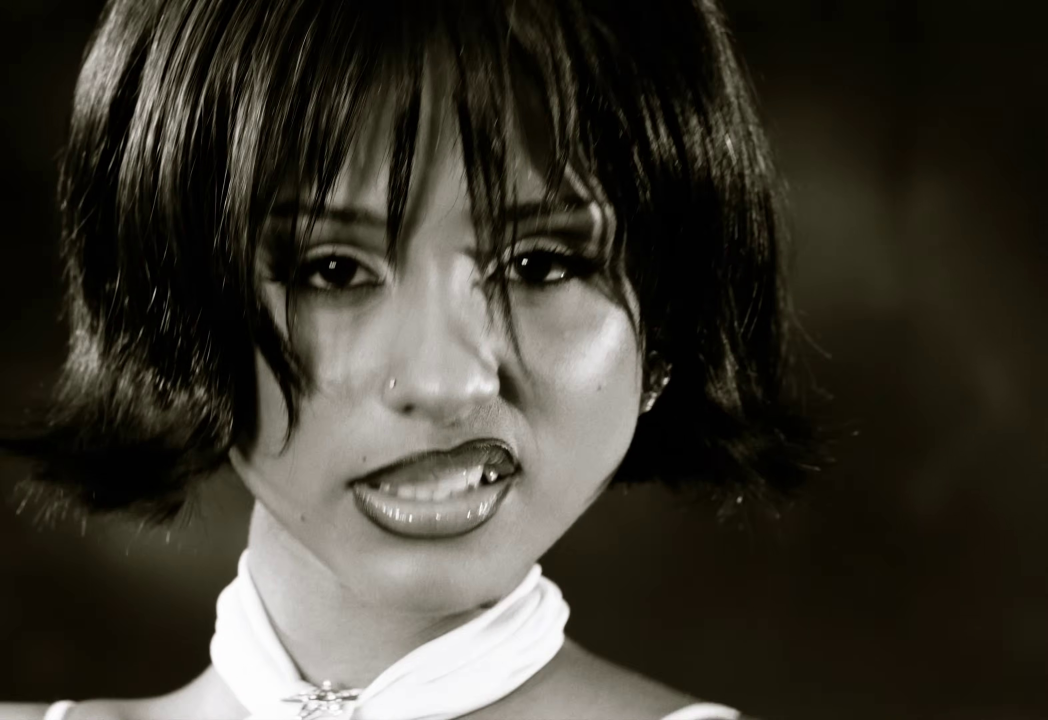
#> input picture media/stego_image.png, 3142 x 2160 px (shown at 1/3 size)
$ python -i adaptive_stego.py   (imports and definitions only)   (older library calls are emulated)
#> lines starting #> are read from the running program, lines starting #| are printed output that depends on the picture
# adaptive_stego.py
"""
Adaptive LSB-MSB Steganography with Edge-Adaptive Enhancement

Implements the algorithm from:
"An Adaptive Image Steganography Technique Using LSB and MSB"
by A. Lakkshmaan, P. U. Dharia, F. Gandhi (2013)

Enhanced with:
- Edge-adaptive embedding using Sobel edge detection
- Integration with AES-CTR encryption
"""

import numpy as np
import cv2
from typing import Tuple, List
import base64


class AdaptiveSteganography:
    """
    Adaptive LSB-MSB Steganography with Edge-Adaptive Enhancement
    """

    def __init__(self, block_size=8, edge_threshold=30):
        """
        Args:
            block_size: Size of image blocks (default 8x8)
            edge_threshold: Threshold for edge detection (higher = only strong edges)
        """
        self.BLOCK_SIZE = block_size
        self.EDGE_THRESHOLD = edge_threshold

    def _compute_edge_map(self, image: np.ndarray) -> np.ndarray:
        """
        Compute edge magnitude using Sobel operator
        Higher values indicate edge regions where embedding is less detectable
        """
        # Convert to grayscale if needed
        if len(image.shape) == 3:
            gray = cv2.cvtColor(image, cv2.COLOR_BGR2GRAY)
        else:
            gray = image.copy()

        # Compute Sobel gradients
        sobelx = cv2.Sobel(gray, cv2.CV_64F, 1, 0, ksize=3)
        sobely = cv2.Sobel(gray, cv2.CV_64F, 0, 1, ksize=3)

        # Edge magnitude
        edge_magnitude = np.sqrt(sobelx**2 + sobely**2)
        return edge_magnitude

    def _partition_into_blocks(self, image: np.ndarray) -> List[np.ndarray]:
        """
        Partition image into 8x8 blocks
        Returns list of blocks
        """
        h, w = image.shape[:2]
        blocks = []

        for i in range(0, h - self.BLOCK_SIZE + 1, self.BLOCK_SIZE):
            for j in range(0, w - self.BLOCK_SIZE + 1, self.BLOCK_SIZE):
                block = image[i:i+self.BLOCK_SIZE, j:j+self.BLOCK_SIZE]
                blocks.append((block, i, j))

        return blocks

    def _compute_mean_of_medians(self, block: np.ndarray) -> float:
        """
        Compute mean-of-medians (Me) for a block
        1. Find median of each column
        2. Compute mean of these medians
        """
        if len(block.shape) == 3:
            block = cv2.cvtColor(block, cv2.COLOR_BGR2GRAY)

        medians = []
        for col_idx in range(block.shape[1]):
            column = block[:, col_idx]
            medians.append(np.median(column))

        mean_of_medians = np.mean(medians)
        return mean_of_medians

    def _get_embedding_case(self, p1: int, p2: int) -> int:
        """
        Determine embedding case based on MSB patterns

        Case 0: MSB(p1)==MSB(p2)==0 -> embed in bit 1 of both pixels
        Case 1: MSB(p1)==1, MSB(p2)==0 -> embed in bits 2,3 of p1 and bit 1 of p2
        Case 2: MSB(p1)==0, MSB(p2)==1 -> embed in bit 1 of p1 and bits 2,3 of p2
        Case 3: MSB(p1)==MSB(p2)==1 -> embed in bits 2,3 of both pixels
        """
        msb_p1 = (p1 >> 7) & 1
        msb_p2 = (p2 >> 7) & 1

        if msb_p1 == 0 and msb_p2 == 0:
            return 0
        elif msb_p1 == 1 and msb_p2 == 0:
            return 1
        elif msb_p1 == 0 and msb_p2 == 1:
            return 2
        else:  # both MSBs are 1
            return 3

    # [32 lines left out: function _embed_bits_in_pixel_pair, not called in this run]

    def _extract_bits_from_pixel_pair(self, p1: int, p2: int) -> List[int]:
        """
        Extract embedded bits from pixel pair based on MSB case
        """
        case = self._get_embedding_case(p1, p2)
        bits = []

        if case == 0:
            bits.append((p1 >> 1) & 1)
            bits.append((p2 >> 1) & 1)

        elif case == 1:
            bits.append((p1 >> 2) & 1)
            bits.append((p1 >> 3) & 1)
            bits.append((p2 >> 1) & 1)

        elif case == 2:
            bits.append((p1 >> 1) & 1)
            bits.append((p2 >> 2) & 1)
            bits.append((p2 >> 3) & 1)

        elif case == 3:
            bits.append((p1 >> 2) & 1)
            bits.append((p1 >> 3) & 1)
            bits.append((p2 >> 2) & 1)
            bits.append((p2 >> 3) & 1)

        return bits

    # [140 lines left out: function encode, not called in this run]

    def decode(self, stego_image_path: str) -> bytes:
        """
        Extract payload from stego image

        Args:
            stego_image_path: Path to stego image

        Returns:
            Extracted payload bytes
        """
#> called with stego_image_path = 'media/stego_image.png'
        # Load stego image
        image = cv2.imread(stego_image_path, cv2.IMREAD_GRAYSCALE)
#> image: shape (2160, 3142); min 0, max 255, mean 54.7
        if image is None:
            raise ValueError(f"Cannot load image: {stego_image_path}")

        h, w = image.shape
#> h = 2160; w = 3142

        # Extract UB and LB from first 16 pixels
        ub_bits = ''.join(str(image[0, i] & 1) for i in range(8))
        lb_bits = ''.join(str(image[0, i+8] & 1) for i in range(8))
        UB = int(ub_bits, 2)
#> UB = 251
        LB = int(lb_bits, 2)
#> LB = 255

        print(f"[*] Extracted bounds: UB={UB}, LB={LB}")
#| [*] Extracted bounds: UB=251, LB=255

        # Extract payload length from next 32 pixels
        len_bits = ''.join(str(image[0, i+16] & 1) for i in range(32))
        payload_len = int(len_bits, 2)
#> payload_len = 4278157311

        print(f"[*] Payload length: {payload_len} bits ({payload_len//8} bytes)")
#| [*] Payload length: 4278157311 bits (534769663 bytes)

        # Compute edge map (same as encoding)
        edge_map = self._compute_edge_map(image)
#> in _compute_edge_map, `sobelx = cv2.Sobel(gray, cv2.CV_64F, 1, 0, ksize=3)`:
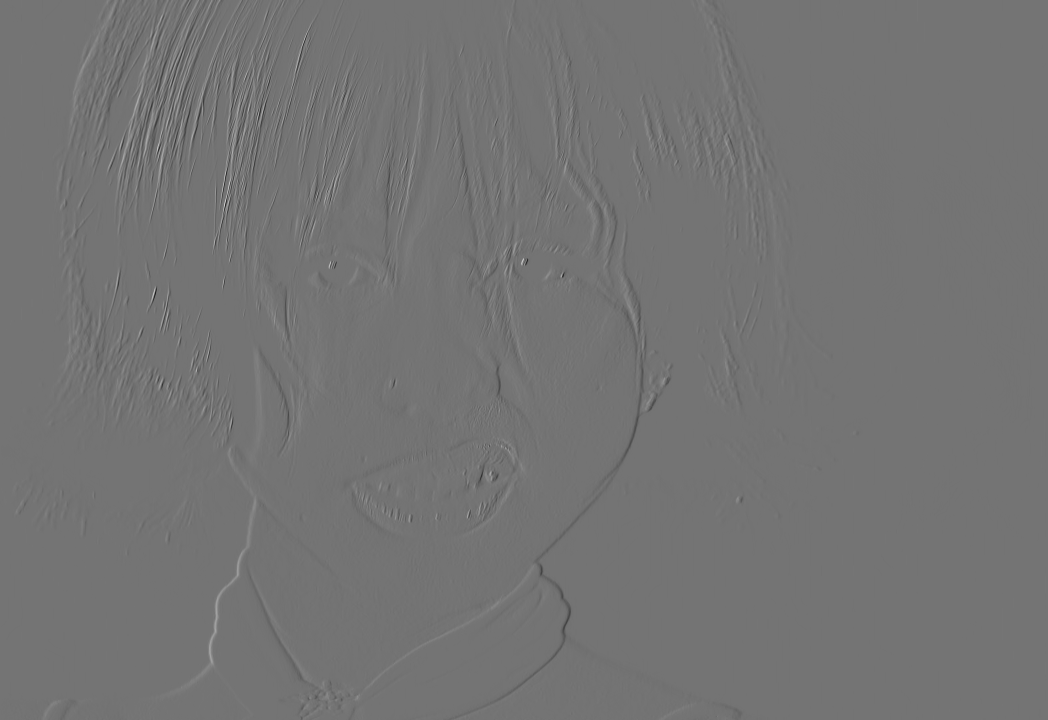
#> sobelx: shape (2160, 3142) float64 (shown at 1/3 size); min -574, max 687, mean 0; drawn with min black and max white
#> in _compute_edge_map, `sobely = cv2.Sobel(gray, cv2.CV_64F, 0, 1, ksize=3)`:
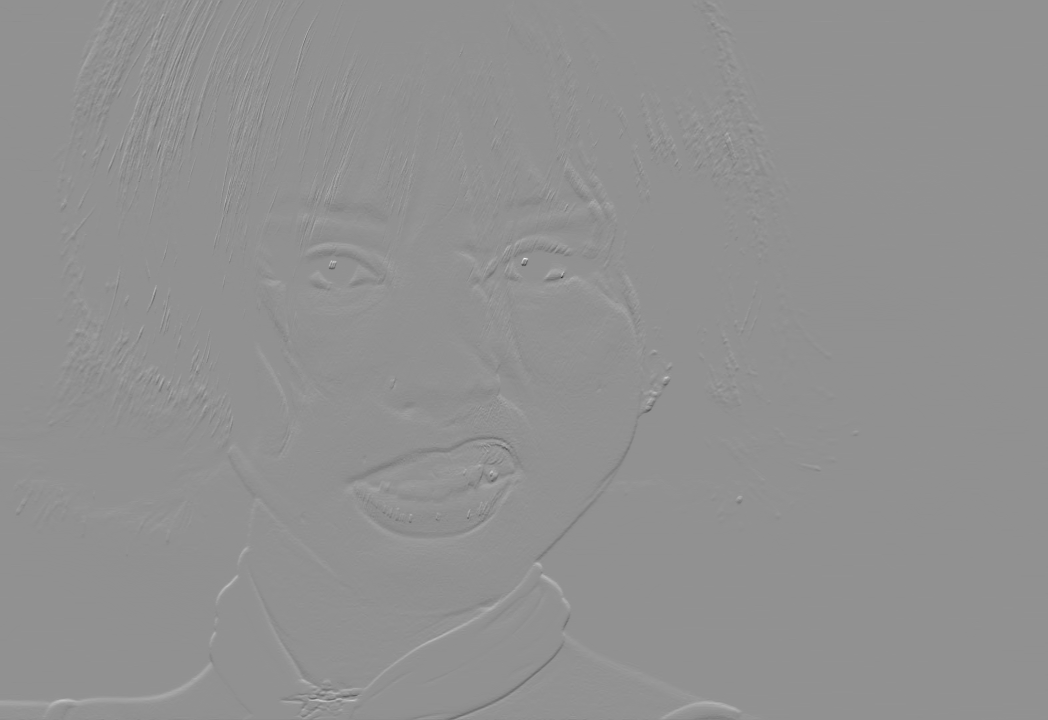
#> sobely: shape (2160, 3142) float64 (shown at 1/3 size); min -554, max 416, mean 0.5; drawn with min black and max white
#> in _compute_edge_map, `edge_magnitude = np.sqrt(sobelx**2 + sobely**2)`:
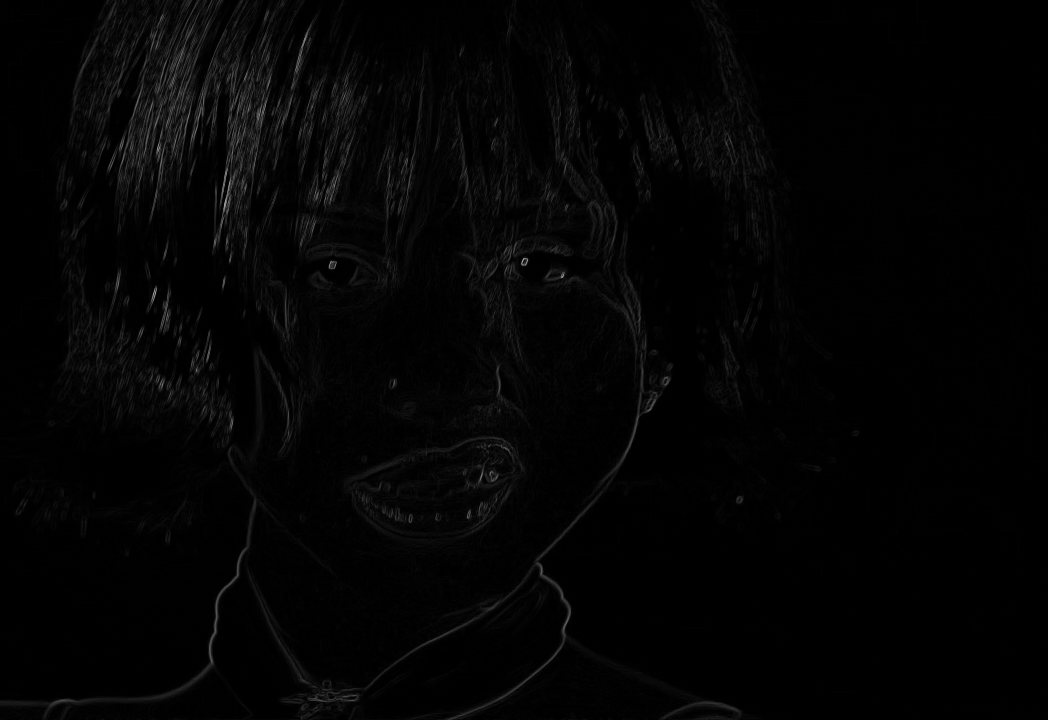
#> edge_magnitude: shape (2160, 3142) float64 (shown at 1/3 size); min 0, max 694.6, mean 11.2; drawn with min black and max white

        # Partition into blocks
        blocks = self._partition_into_blocks(image)
#> after the loop in _partition_into_blocks, `for i in range(0, h - self.BLOCK_SIZE + 1, self.BLOCK_SIZE):`: blocks = 105840 items
#> blocks = 105840 items

        # Sort blocks by edge score (same order as encoding)
        block_edge_scores = []
        for block, bi, bj in blocks[1:]:
            edge_score = np.mean(edge_map[bi:bi+self.BLOCK_SIZE, bj:bj+self.BLOCK_SIZE])
            block_edge_scores.append((edge_score, block, bi, bj))
#> this loop made 105839 passes
#> (bj, edge_score) on passes 1 to 3: (8, 0.774), (16, 1.06), (24, 0.536)
#> after the loop, block_edge_scores = 105839 items

        block_edge_scores.sort(reverse=True, key=lambda x: x[0])

        # Extract bits
        extracted_bits = []

        for edge_score, block, bi, bj in block_edge_scores:
            if len(extracted_bits) >= payload_len:
                break

            if edge_score < self.EDGE_THRESHOLD:
                continue

            Me = self._compute_mean_of_medians(block)

            for i in range(0, self.BLOCK_SIZE - 1, 2):
                for j in range(0, self.BLOCK_SIZE):
                    if len(extracted_bits) >= payload_len:
                        break

                    p1 = int(image[bi+i, bj+j])
                    p2 = int(image[bi+i+1, bj+j])

                    Di = abs(p1 - p2)

                    if Di <= Me:
                        bits = self._extract_bits_from_pixel_pair(p1, p2)
                        for bit in bits:
                            if len(extracted_bits) < payload_len:
                                extracted_bits.append(bit)
#> this loop made 105839 passes
#> (edge_score, bi, bj) on passes 8 to 10: (239.9, 528, 672), (239.7, 776, 1576), (237.1, 544, 688)

        print(f"[*] Extracted {len(extracted_bits)}/{payload_len} bits")
#| [*] Extracted 868641/4278157311 bits

        # Convert bits to bytes
        payload_bytes = bytearray()
        for i in range(0, len(extracted_bits), 8):
            if i + 8 <= len(extracted_bits):
                byte_bits = extracted_bits[i:i+8]
                byte_val = int(''.join(map(str, byte_bits)), 2)
                payload_bytes.append(byte_val)
#> this loop made 108581 passes
#> i on passes 2 to 4: 8, 16, 24

        return bytes(payload_bytes)

>>> result = AdaptiveSteganography().decode('media/stego_image.png')
